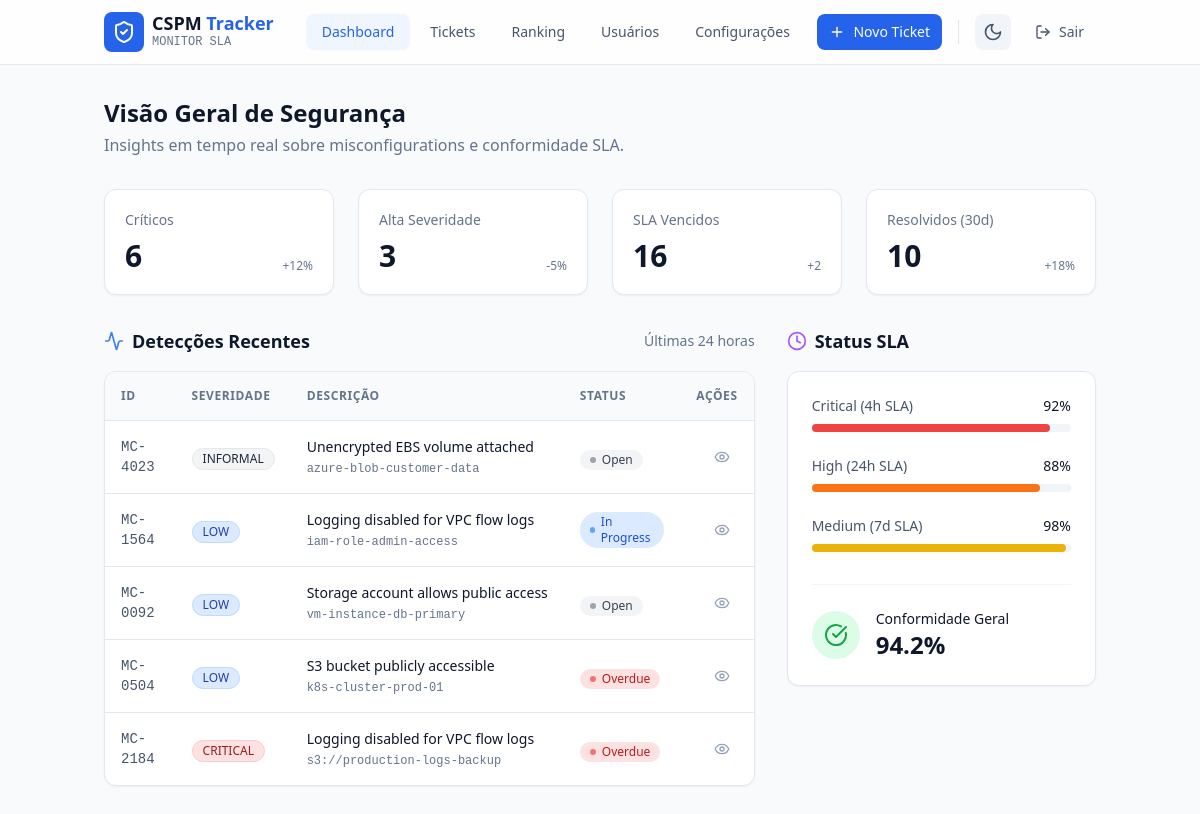
The page / (signed in) on the database its author committed.
### flask_app/models.py (models this page shows)
class Misconfiguration(db.Model):
    __tablename__ = "misconfigurations"
    id = db.Column(db.Integer, primary_key=True)
    ticket_id = db.Column(db.String(40), unique=True, nullable=False)
    severity = db.Column(db.String(20), nullable=False)
    provider = db.Column(db.String(20), nullable=False)
    resource = db.Column(db.String(255), nullable=False)
    description = db.Column(db.String(500), nullable=False)
    resolver_id = db.Column(db.Integer, db.ForeignKey("resolvers.id"), nullable=True)
    status = db.Column(db.String(20), nullable=False)
    sla_deadline = db.Column(db.DateTime, nullable=False)
    detected_at = db.Column(db.DateTime, nullable=False)
    crowdstrike_id = db.Column(db.String(40), nullable=False)
    resolver = db.relationship("Resolver", back_populates="tickets")

### flask_app/app.py (the view)
    @app.route("/")
    @login_required
    def dashboard():
        ensure_overdue_status()
        data = Misconfiguration.query.order_by(Misconfiguration.detected_at.desc()).all()
        resolvers = Resolver.query.order_by(Resolver.name.asc()).all()
        critical_count = len([i for i in data if i.severity == "CRITICAL" and i.status != "Resolved"])
        high_count = len([i for i in data if i.severity == "HIGH" and i.status != "Resolved"])
        overdue_count = len([i for i in data if i.status == "Overdue"])
        resolved_count = len([i for i in data if i.status == "Resolved"])
        metrics = [
            {"label": "Críticos", "count": critical_count, "trend": "+12%", "severity": "CRITICAL"},
            {"label": "Alta Severidade", "count": high_count, "trend": "-5%", "severity": "HIGH"},
            {"label": "SLA Vencidos", "count": overdue_count, "trend": "+2", "severity": "INFORMAL"},
            {"label": "Resolvidos (30d)", "count": resolved_count, "trend": "+18%", "severity": "LOW"},
        ]
        recent = [i for i in data if i.status != "Resolved"][:5]
        return render_template(
            "dashboard.html",
            metrics=metrics,
            recent=recent,
            resolvers=resolvers,
            now=datetime.utcnow(),
        )

### flask_app/models.py (called while the page is built)
    @property
    def is_admin(self):
        return self.role == "admin"

### flask_app/utils.py (called while the page is built, shortened)
def ensure_overdue_status():
    now = datetime.utcnow()
    tickets = Misconfiguration.query.all()
    updated = False
    for ticket in tickets:
        if ticket.status != "Resolved" and now > ticket.sla_deadline:
            if ticket.status != "Overdue":
                ticket.status = "Overdue"
                updated = True
    if updated:
        db.session.commit()

def seed_default_admin():
    default_username = "lucasadmin"
    default_password = "Molurus8@"
    existing = User.query.filter_by(username=default_username).first()
    if not existing:
        user = User(username=default_username, role="admin")
        user.set_password(default_password)
        db.session.add(user)
        db.session.commit()

def seed_mock_data_if_empty():
    if Misconfiguration.query.first():
        return

### flask_app/templates/dashboard.html (shortened to what this page needs)
{% extends "base.html" %}
{% set show_header = true %}
{% block content %}
  <div class="space-y-8 animate-fade-in">
    <div>
      <h2 class="text-2xl font-bold text-slate-900 dark:text-white">Visão Geral de Segurança</h2>
      <p class="text-slate-500 dark:text-slate-400 mt-1">
        Insights em tempo real sobre misconfigurations e conformidade SLA.
      </p>
    </div>
    <div class="grid grid-cols-1 md:grid-cols-2 lg:grid-cols-4 gap-6">
      {% for metric in metrics %}
        <div class="bg-white dark:bg-slate-800 rounded-xl border border-slate-200 dark:border-slate-700 p-5 shadow-sm">
          <p class="text-sm text-slate-500 dark:text-slate-400">{{ metric.label }}</p>
          <div class="mt-2 flex items-end justify-between">
            <span class="text-3xl font-bold text-slate-900 dark:text-white">{{ metric.count }}</span>
            <span class="text-xs text-slate-500 dark:text-slate-400">{{ metric.trend }}</span>
          </div>
        </div>
      {% endfor %}
    </div>
    <div class="grid grid-cols-1 lg:grid-cols-3 gap-8">
      <div class="lg:col-span-2 space-y-4">
        <div class="flex items-center justify-between">
          <h3 class="text-lg font-semibold text-slate-900 dark:text-white flex items-center gap-2">
            <i data-lucide="activity" class="w-5 h-5 text-blue-500"></i>
            Detecções Recentes
          </h3>
          <span class="text-sm text-slate-500">Últimas 24 horas</span>
        </div>
        {% set data = recent %}
        {% set compact = true %}
        {% set now = now %}
        {% include "partials/tickets_table.html" %}
      </div>
      <div class="space-y-4">
        <h3 class="text-lg font-semibold text-slate-900 dark:text-white flex items-center gap-2">
          <i data-lucide="clock" class="w-5 h-5 text-purple-500"></i>
          Status SLA
        </h3>
        <div class="bg-white dark:bg-slate-800 rounded-xl border border-slate-200 dark:border-slate-700 p-6 shadow-sm">
          <div class="space-y-6">
            <div>
              <div class="flex justify-between text-sm mb-2">
                <span class="text-slate-600 dark:text-slate-400">Critical (4h SLA)</span>
                <span class="font-medium text-slate-900 dark:text-white">92%</span>
              </div>
              <div class="w-full bg-slate-100 dark:bg-slate-700 rounded-full h-2">
                <div class="bg-red-500 h-2 rounded-full" style="width: 92%"></div>
              </div>
            </div>
            <div>
              <div class="flex justify-between text-sm mb-2">
                <span class="text-slate-600 dark:text-slate-400">High (24h SLA)</span>
                <span class="font-medium text-slate-900 dark:text-white">88%</span>
              </div>
              <div class="w-full bg-slate-100 dark:bg-slate-700 rounded-full h-2">
                <div class="bg-orange-500 h-2 rounded-full" style="width: 88%"></div>
              </div>
            </div>
            <div>
              <div class="flex justify-between text-sm mb-2">
                <span class="text-slate-600 dark:text-slate-400">Medium (7d SLA)</span>
                <span class="font-medium text-slate-900 dark:text-white">98%</span>
              </div>
              <div class="w-full bg-slate-100 dark:bg-slate-700 rounded-full h-2">
                <div class="bg-yellow-500 h-2 rounded-full" style="width: 98%"></div>
              </div>
            </div>
          </div>
          <div class="mt-8 pt-6 border-t border-slate-100 dark:border-slate-700">
            <div class="flex items-center gap-4">
              <div class="p-3 bg-green-100 dark:bg-green-900/30 rounded-full">
                <i data-lucide="check-circle" class="w-6 h-6 text-green-600 dark:text-green-400"></i>
              </div>
              <div>
                <p class="text-sm font-medium text-slate-900 dark:text-white">Conformidade Geral</p>
                <p class="text-2xl font-bold text-slate-900 dark:text-white">94.2%</p>
              </div>
            </div>
          </div>
        </div>
      </div>
    </div>
  </div>
{% endblock %}

### flask_app/templates/partials/tickets_table.html (shortened to what this page needs)
{% from "partials/badges.html" import severity_badge, status_badge, provider_badge %}
<div class="w-full overflow-x-auto rounded-xl border border-slate-200 dark:border-slate-700 bg-white dark:bg-slate-800 shadow-sm">
  <table class="w-full text-left border-collapse">
    <thead>
      <tr class="bg-slate-50 dark:bg-slate-900/50 border-b border-slate-200 dark:border-slate-700">
        <th class="p-4 text-xs font-semibold text-slate-500 dark:text-slate-400 uppercase tracking-wider">ID</th>
        <th class="p-4 text-xs font-semibold text-slate-500 dark:text-slate-400 uppercase tracking-wider">Severidade</th>
        <th class="p-4 text-xs font-semibold text-slate-500 dark:text-slate-400 uppercase tracking-wider w-1/3">Descrição</th>
        <th class="p-4 text-xs font-semibold text-slate-500 dark:text-slate-400 uppercase tracking-wider">Status</th>
        <th class="p-4 text-xs font-semibold text-slate-500 dark:text-slate-400 uppercase tracking-wider text-right">Ações</th>
      </tr>
    </thead>
    <tbody class="divide-y divide-slate-200 dark:divide-slate-700">
      {% for item in data %}
        <tr class="group hover:bg-slate-50 dark:hover:bg-slate-700/50 transition-colors">
          <td class="p-4 font-mono text-sm text-slate-600 dark:text-slate-400">{{ item.ticket_id }}</td>
          <td class="p-4">{{ severity_badge(item.severity) }}</td>
          <td class="p-4">
            <div class="max-w-md">
              <p class="text-sm font-medium text-slate-900 dark:text-white truncate" title="{{ item.description }}">
                {{ item.description }}
              </p>
              <p class="text-xs text-slate-500 dark:text-slate-400 font-mono mt-1 truncate" title="{{ item.resource }}">
                {{ item.resource }}
              </p>
            </div>
          </td>
          <td class="p-4">{{ status_badge(item.status) }}</td>
          <td class="p-4 text-right">
            <div class="flex items-center justify-end gap-2">
              <a href="{{ url_for('ticket_detail', ticket_id=item.ticket_id) }}" class="p-2 rounded-lg text-slate-400 hover:text-blue-600 hover:bg-blue-50 dark:hover:bg-blue-900/20 transition-colors" title="Ver detalhes">
                <i data-lucide="eye" class="w-4 h-4"></i>
              </a>
            </div>
          </td>
        </tr>
      {% endfor %}
    </tbody>
  </table>
</div>

### flask_app/templates/partials/badges.html (shortened to what this page needs)
{% macro severity_badge(severity) -%}
  <span class="inline-flex items-center px-2.5 py-0.5 rounded-full text-xs font-medium border {{ colors[severity] }}">
    {{ severity }}
  </span>
{%- endmacro %}
{% macro status_badge(status) -%}
  {% set colors = {
    'Open': 'bg-gray-100 text-gray-700 dark:bg-gray-800 dark:text-gray-300',
    'In Progress': 'bg-blue-100 text-blue-700 dark:bg-blue-900/30 dark:text-blue-400',
    'Resolved': 'bg-green-100 text-green-700 dark:bg-green-900/30 dark:text-green-400',
    'Overdue': 'bg-red-100 text-red-700 dark:bg-red-900/30 dark:text-red-400'
  } %}
  {% set dot_colors = {
    'Open': 'bg-gray-400',
    'In Progress': 'bg-blue-400',
    'Resolved': 'bg-green-400',
    'Overdue': 'bg-red-400'
  } %}
  <span class="inline-flex items-center px-2.5 py-0.5 rounded-full text-xs font-medium {{ colors[status] }}">
    <span class="w-1.5 h-1.5 rounded-full mr-1.5 {{ dot_colors[status] }}"></span>
    {{ status }}
  </span>
{%- endmacro %}

### rows shown on the page
Misconfiguration: ticket_id "MC-4023", severity "INFORMAL", description "Unencrypted EBS volume attached", resource "azure-blob-customer-data", status "Open"
Misconfiguration: ticket_id "MC-1564", severity "LOW", description "Logging disabled for VPC flow logs", resource "iam-role-admin-access", status "In Progress"
Misconfiguration: ticket_id "MC-0092", severity "LOW", description "Storage account allows public access", resource "vm-instance-db-primary", status "Open"
Misconfiguration: ticket_id "MC-0504", severity "LOW", description "S3 bucket publicly accessible", resource "k8s-cluster-prod-01", status "Overdue"
Misconfiguration: ticket_id "MC-2184", severity "CRITICAL", description "Logging disabled for VPC flow logs", resource "s3://production-logs-backup", status "Overdue"

### other values the page prints
{{ metric.label }} "Críticos" "Alta Severidade" "SLA Vencidos" "Resolvidos (30d)"
{{ metric.count }} "6" "3" "16" "10"
{{ metric.trend }} "+12%" "-5%" "+2" "+18%"
